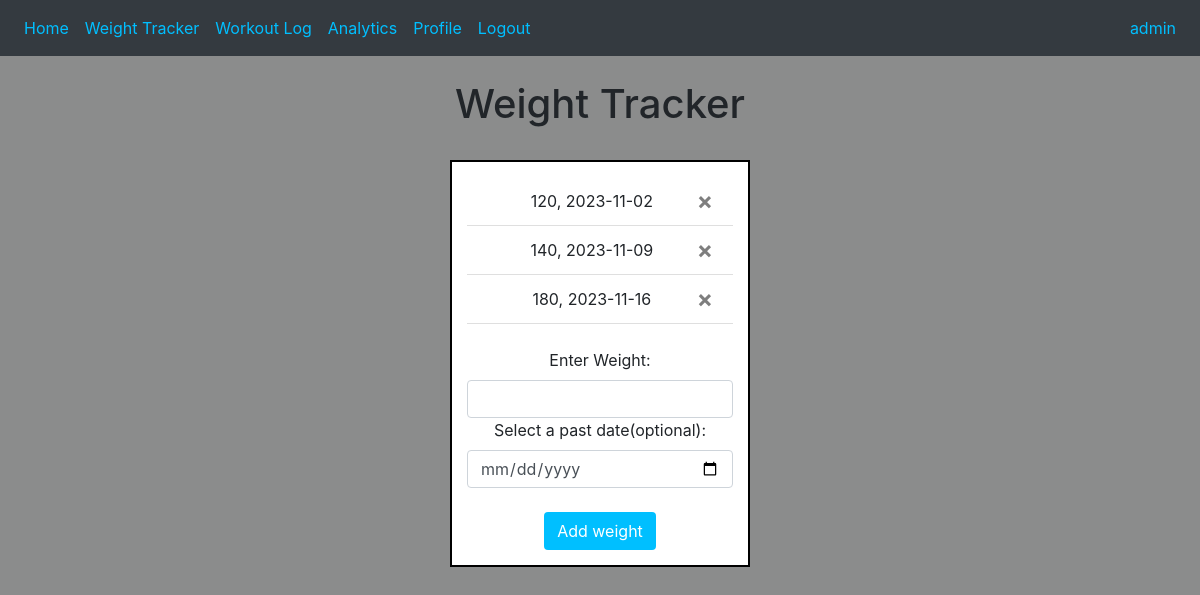
The page /weighttracker (signed in) on the database as committed earlier.
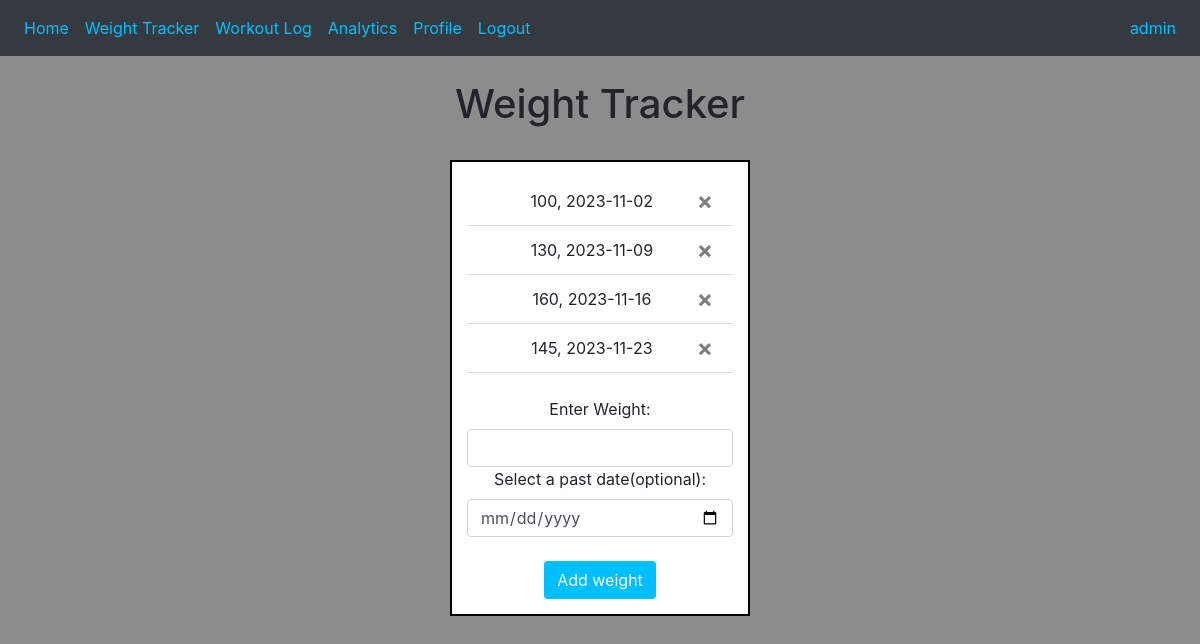
The same page on the database as committed later.
### website/models.py (models this page shows)
class User(db.Model, UserMixin):
    id = db.Column(db.Integer, primary_key=True)
    email = db.Column(db.String(150), unique=True)
    username = db.Column(db.String(150))
    password = db.Column(db.String(150))
    weightLog = db.relationship('Weight')
    workoutLog = db.relationship('Workout')

class Weight(db.Model):
    id = db.Column(db.Integer, primary_key=True)
    data = db.Column(db.String(10))
    date = db.Column(Date)
    user_id = db.Column(db.Integer, db.ForeignKey('user.id'))

### website/views.py (the view, shortened to what this page needs)
@views.route('/weighttracker', methods=['GET', 'POST'])
@login_required
def weighttracker():
    return render_template("weight_tracker.html", user=current_user)

### website/__init__.py (called while the page is built)
def create_app():
    app = Flask(__name__)
    app.config['SECRET_KEY'] = '123'
    app.config['SQLALCHEMY_DATABASE_URI'] = f'sqlite:///{DB_NAME}'
    db.init_app(app)
    from .views import views
    from .auth import auth
    app.register_blueprint(views, url_prefix='/')
    app.register_blueprint(auth, url_prefix='/')
    from .models import User, Weight
    with app.app_context():
        db.create_all()
    login_manager =  LoginManager()
    login_manager.login_view = 'auth.login'
    login_manager.init_app(app)
    @login_manager.user_loader
    def load_user(id):
        return User.query.get(int(id))
    return app

### website/templates/weight_tracker.html (shortened to what this page needs)
{% extends "base.html" %}
{% block content %}
<br>
<head>
  <link rel="stylesheet" type="text/css" href="static/styles.css">
  <h1>Weight Tracker</h1>
</head>
<body>
  <br>
  <div class="weight-tracker">
    <ul class="list-group list-group-flush center-list" id="weights">
      {% for weight in user.weightLog %}
      <li class="list-group-item weight-item">
        {{ weight.data }}, {{ weight.date.strftime("%Y-%m-%d") }}
        <button type="button" class="close" onClick="deleteWeight({{ weight.id }})">
          <span aria-hidden="true">&times;</span>
        </button>
      </li>
      {% endfor %}
    </ul>
    <br>
    <form method="POST">
      <label for="weight">Enter Weight:</label>
      <input type="text" name="weight" id="weight" class="form-control weight-item" required pattern="[0-9]+">
      <label for="selected-date">Select a past date(optional):</label>
      <input type="date" name="selected-date" id="selected-date" class="form-control date-item">
      <br />
      <button type="submit" class="btn btn-custom">Add weight</button>
    </form>
  </div>
</body>
{% endblock %}

### website/templates/base.html (shortened to what this page needs)
<!DOCTYPE html>
<html>
  <head>
    <link rel="stylesheet" type="text/css" href="static/styles.css">
    <link
      rel="stylesheet"
      href="https://stackpath.bootstrapcdn.com/bootstrap/4.4.1/css/bootstrap.min.css"
    />
    <link
      rel="stylesheet"
      href="https://stackpath.bootstrapcdn.com/font-awesome/4.7.0/css/font-awesome.min.css"
    />
  </head>
  <body>
    <nav class="navbar navbar-expand-lg navbar-dark bg-dark">
      <div class="collapse navbar-collapse" id="navbar">
        <div class="navbar-nav">
          {% if user.is_authenticated %}
          <a class="nav-item nav-link" id="home" href="/">Home</a>
          <a class="nav-item nav-link" id="weighttracker" href="/weighttracker">Weight Tracker</a>
          <a class="nav-item nav-link" id="workoutlog" href="/workoutlog">Workout Log</a>
          <a class="nav-item nav-link" id="analytics" href="/analytics">Analytics</a>
          <a class="nav-item nav-link" id="profile" href="/profile">Profile</a>
          <a class="nav-item nav-link" id="logout" href="/logout">Logout</a>
          {% else %}
          <a class="nav-item nav-link" id="login" href="/login">Login</a>
          <a class="nav-item nav-link" id="signUp" href="/sign-up">Sign Up</a>
          {% endif %}
        </div>
        <div class="navbar-nav ml-auto">
          {% if user.is_authenticated %}
          <a class="nav-item nav-link" id="profile" href="/profile">{{ user.username }}</a>
          {% endif %}
        </div>
      </div>
    </nav>
    <div class="content-container">{% block content %} {% endblock %}</div>
  </body>
</html>

### website/static/styles.css (style rules this page uses)
.weight-tracker { text-align: center; margin: 0 auto; padding: 15px; max-width: 300px; border: 2px solid #000000; background-color: rgb(255, 255, 255); }
h1 { text-align: center; }
.content-container { background-color: rgb(139, 140, 140); background-size: cover; }
body { background-color: rgb(139, 140, 140); background-size: cover; }
.navbar .navbar-nav .nav-item.nav-link { color: #00bfff; }
.btn-custom { background-color: #00bfff; color: white; }

Rows that differ between the two databases and show on the page:
changed Weight (number 1 of 4 on the later page): data "120" → "100"
changed Weight (number 2 of 4 on the later page): data "140" → "130"
changed Weight (number 3 of 4 on the later page): data "180" → "160"
added Weight: data "145", date "2023-11-23"
